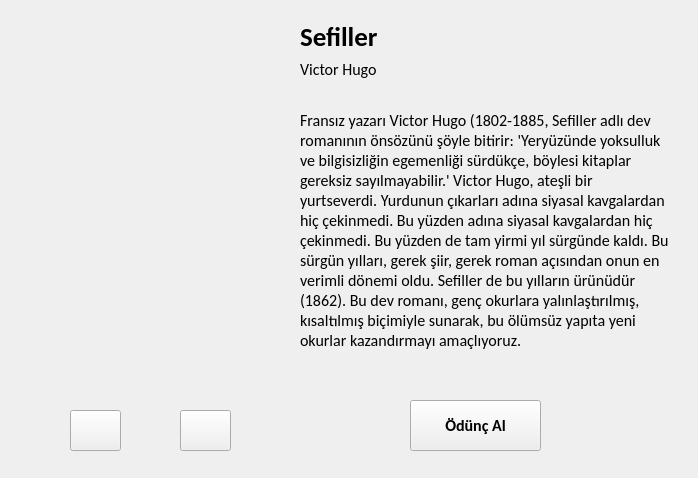
<?xml version="1.0" encoding="UTF-8"?>
<ui version="4.0">
 <class>Form</class>
 <widget class="QWidget" name="Form">
  <property name="geometry">
   <rect>
    <x>0</x>
    <y>0</y>
    <width>698</width>
    <height>478</height>
   </rect>
  </property>
  <property name="windowTitle">
   <string>Kitap Seç</string>
  </property>
  <widget class="QWidget" name="verticalLayoutWidget">
   <property name="geometry">
    <rect>
     <x>300</x>
     <y>20</y>
     <width>261</width>
     <height>60</height>
    </rect>
   </property>
   <layout class="QVBoxLayout" name="verticalLayout">
    <item>
     <widget class="QLabel" name="kitaplabel">
      <property name="font">
       <font>
        <family>Calibri</family>
        <pointsize>20</pointsize>
        <weight>75</weight>
        <bold>true</bold>
       </font>
      </property>
      <property name="text">
       <string>Sefiller</string>
      </property>
      <property name="alignment">
       <set>Qt::AlignLeading|Qt::AlignLeft|Qt::AlignVCenter</set>
      </property>
     </widget>
    </item>
    <item>
     <widget class="QLabel" name="yazarlabel">
      <property name="font">
       <font>
        <family>Calibri</family>
        <pointsize>12</pointsize>
       </font>
      </property>
      <property name="text">
       <string>Victor Hugo</string>
      </property>
      <property name="alignment">
       <set>Qt::AlignLeading|Qt::AlignLeft|Qt::AlignVCenter</set>
      </property>
     </widget>
    </item>
   </layout>
  </widget>
  <widget class="QLabel" name="foto">
   <property name="enabled">
    <bool>true</bool>
   </property>
   <property name="geometry">
    <rect>
     <x>50</x>
     <y>70</y>
     <width>200</width>
     <height>300</height>
    </rect>
   </property>
   <property name="text">
    <string/>
   </property>
   <property name="scaledContents">
    <bool>true</bool>
   </property>
   <property name="alignment">
    <set>Qt::AlignCenter</set>
   </property>
  </widget>
  <widget class="QPushButton" name="sonrakiButon">
   <property name="geometry">
    <rect>
     <x>180</x>
     <y>410</y>
     <width>51</width>
     <height>41</height>
    </rect>
   </property>
   <property name="font">
    <font>
     <pointsize>8</pointsize>
    </font>
   </property>
   <property name="text">
    <string/>
   </property>
   <property name="icon">
    <iconset>
     <normaloff>sag.ico</normaloff>sag.ico</iconset>
   </property>
   <property name="iconSize">
    <size>
     <width>28</width>
     <height>28</height>
    </size>
   </property>
  </widget>
  <widget class="QPushButton" name="oncekiButon">
   <property name="geometry">
    <rect>
     <x>70</x>
     <y>410</y>
     <width>51</width>
     <height>41</height>
    </rect>
   </property>
   <property name="text">
    <string/>
   </property>
   <property name="icon">
    <iconset>
     <normaloff>sol.ico</normaloff>sol.ico</iconset>
   </property>
   <property name="iconSize">
    <size>
     <width>35</width>
     <height>35</height>
    </size>
   </property>
  </widget>
  <widget class="QPushButton" name="oduncButon">
   <property name="geometry">
    <rect>
     <x>410</x>
     <y>400</y>
     <width>131</width>
     <height>51</height>
    </rect>
   </property>
   <property name="font">
    <font>
     <family>Calibri</family>
     <pointsize>12</pointsize>
     <weight>75</weight>
     <bold>true</bold>
    </font>
   </property>
   <property name="text">
    <string>Ödünç Al</string>
   </property>
  </widget>
  <widget class="QLabel" name="aciklamaLabel">
   <property name="geometry">
    <rect>
     <x>300</x>
     <y>100</y>
     <width>371</width>
     <height>261</height>
    </rect>
   </property>
   <property name="font">
    <font>
     <family>Calibri</family>
     <pointsize>12</pointsize>
    </font>
   </property>
   <property name="frameShape">
    <enum>QFrame::NoFrame</enum>
   </property>
   <property name="text">
    <string>Fransız yazarı Victor Hugo (1802-1885, Sefiller adlı dev romanının önsözünü şöyle bitirir: 'Yeryüzünde yoksulluk ve bilgisizliğin egemenliği sürdükçe, böylesi kitaplar gereksiz sayılmayabilir.' Victor Hugo, ateşli bir yurtseverdi. Yurdunun çıkarları adına siyasal kavgalardan hiç çekinmedi. Bu yüzden adına siyasal kavgalardan hiç çekinmedi. Bu yüzden de tam yirmi yıl sürgünde kaldı. Bu sürgün yılları, gerek şiir, gerek roman açısından onun en verimli dönemi oldu. Sefiller de bu yılların ürünüdür (1862). Bu dev romanı, genç okurlara yalınlaştırılmış, kısaltılmış biçimiyle sunarak, bu ölümsüz yapıta yeni okurlar kazandırmayı amaçlıyoruz.</string>
   </property>
   <property name="scaledContents">
    <bool>false</bool>
   </property>
   <property name="wordWrap">
    <bool>true</bool>
   </property>
  </widget>
 </widget>
 <resources/>
 <connections/>
</ui>
